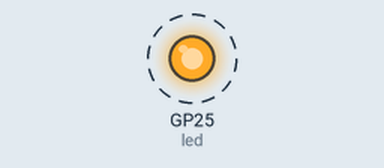
Simulated run of this program. Board: Raspberry Pi Pico running MicroPython. On the bench: output pins drawn as LEDs (lit = HIGH). Dashed ring = blinking. At 20.0 s the program stops and its outputs stay as they are.

Above: at 0.5 s.
Timing chart, 0 to 4.6 s (numbered marks = the images above):
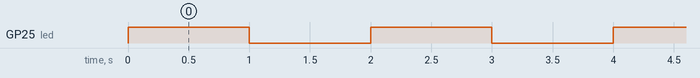

Measured:
- by itself, GP25 (led): alternates HIGH for 1.0 s and LOW for 1.0 s, 20 changes in all, then stays LOW

The program:

pico_w_LED_test.py
```python
import time
from machine import Pin

led = Pin("LED", Pin.OUT)  # Create LED object using the onboard LED

for _ in range(10):  # Repeat the blink cycle 10 times
    led.value(1)  # Set LED to turn on
    time.sleep(1)  # Wait for 1 second
    led.value(0)  # Set LED to turn off
    time.sleep(1)  # Wait for 1 second
    
```
